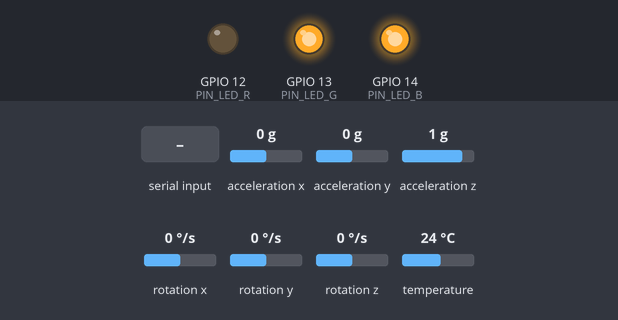
This program was run on a simulated ESP32. Parts: output pins drawn as LEDs (lit = HIGH). Dashed ring = blinking. The inputs (shaded band) are chosen by the test bench; at power-on: acceleration x 0 g, acceleration y 0 g, acceleration z 1 g, rotation x 0 °/s, rotation y 0 °/s, rotation z 0 °/s, temperature 24 °C. Storage starts empty; what the program prints to the serial monitor is not drawn.

Above: at 1.2 s.
1.3 s: "d" received over Serial
At 2.7 s:
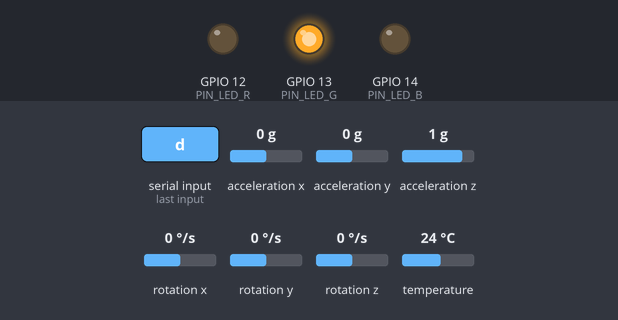
3.5 s: "c" received over Serial
At 7.2 s:
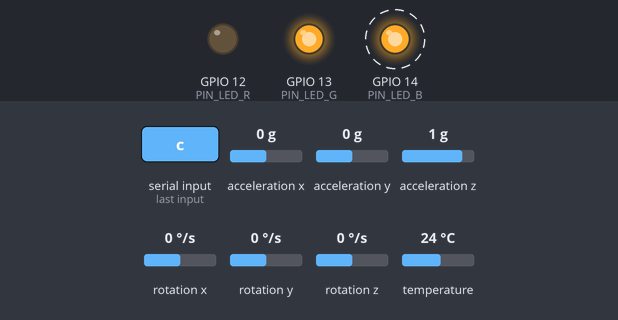
Timing chart, 0 to 12.5 s (numbered marks = the images above; inputs shaded):
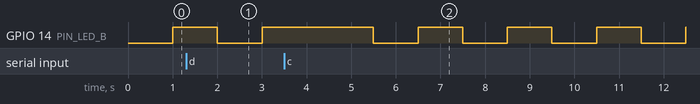

Measured:
- by itself, GPIO 14 (PIN_LED_B): alternates HIGH for 1.0 s and LOW for 1.0 s

The program:

main.cpp
```cpp
#include <Arduino.h>
#include <Wire.h>
#include <Adafruit_MPU6050.h>
#include <Adafruit_Sensor.h>
#include <LittleFS.h>

#define PIN_LED_R 12
#define PIN_LED_G 13
#define PIN_LED_B 14

#define SAMPLE_INTERVAL_US 5000UL  // 200 Hz → 5 ms

Adafruit_MPU6050 mpu;

#ifndef INFERENCE_MODE
static File     g_dataFile;
static uint32_t g_sampleCount = 0;
#endif

static inline void setLED(bool r, bool g, bool b) {
    digitalWrite(PIN_LED_R, r ? HIGH : LOW);
    digitalWrite(PIN_LED_G, g ? HIGH : LOW);
    digitalWrite(PIN_LED_B, b ? HIGH : LOW);
}

// ── I2C bus recovery — 9 SCL pulses to release a locked slave ─────────────
static void i2c_recover() {
    pinMode(22, OUTPUT);  // SCL
    pinMode(21, OUTPUT);  // SDA
    digitalWrite(21, HIGH);
    for (int i = 0; i < 9; i++) {
        digitalWrite(22, HIGH); delayMicroseconds(5);
        digitalWrite(22, LOW);  delayMicroseconds(5);
    }
    digitalWrite(21, LOW);                 // STOP: SDA low → high while SCL high
    digitalWrite(22, HIGH); delayMicroseconds(5);
    digitalWrite(21, HIGH); delayMicroseconds(5);
    Wire.begin(21, 22);
    Wire.setClock(100000);
}

// ── Shared hardware init ───────────────────────────────────────────────────
void setup() {
    Serial.begin(115200);

    pinMode(PIN_LED_R, OUTPUT);
    pinMode(PIN_LED_G, OUTPUT);
    pinMode(PIN_LED_B, OUTPUT);
    setLED(false, false, false);

    Wire.begin(21, 22);   // SDA=21, SCL=22
    Wire.setClock(100000); // 100 kHz — more tolerant to motor EMI than default 400 kHz
    Wire.setTimeOut(15);   // 15 ms hard cap per transaction — prevents long I2C hangs under EMI

    int retries = 0;
    while (!mpu.begin(MPU6050_I2CADDR_DEFAULT, &Wire)) {
        setLED(true, false, false);
        delay(200);
        setLED(false, false, false);
        delay(200);
        if (++retries % 5 == 0) i2c_recover();
    }

    // 94 Hz LPF sits just under the 100 Hz Nyquist for 200 Hz sampling
    mpu.setAccelerometerRange(MPU6050_RANGE_4_G);
    mpu.setFilterBandwidth(MPU6050_BAND_94_HZ);

    setLED(false, true, false);  // green: ready

#ifndef INFERENCE_MODE
    if (!LittleFS.begin(true)) {
        setLED(true, false, true);  // magenta = flash init failed
    } else {
        // Only create a fresh file when none exists — preserves data across
        // accidental resets caused by motor EMI.  Send 'c' over serial to
        // explicitly start a new recording session.
        if (!LittleFS.exists("/data.csv")) {
            File hdr = LittleFS.open("/data.csv", FILE_WRITE);
            if (hdr) { hdr.println("timestamp_ms,accel_z"); hdr.close(); }
        }
        g_dataFile = LittleFS.open("/data.csv", FILE_APPEND);
    }
#endif
}

// ═══════════════════════════════════════════════════════════════════════════════
//  DATA COLLECTION MODE  (default — no -DINFERENCE_MODE build flag)
//
//  Samples are written to LittleFS /data.csv so the motor can run without an
//  active USB connection.  When the motor is off and USB is stable, send the
//  single character 'd' over serial to dump the file back to the PC.
//
//  LED during recording:
//    Green steady   — idle, ready
//    Green + blue   — actively logging (blue toggles every ~1 s)
// ═══════════════════════════════════════════════════════════════════════════════
#ifndef INFERENCE_MODE

void loop() {
    // ── Serial commands ───────────────────────────────────────────────────────
    if (Serial.available()) {
        const char c = (char)Serial.read();
        if (c == 'd') {
            // Dump flash to serial
            if (g_dataFile) { g_dataFile.flush(); g_dataFile.close(); }
            File f = LittleFS.open("/data.csv", FILE_READ);
            if (f) {
                Serial.println("DATA_START");
                while (f.available()) Serial.write(f.read());
                Serial.println("DATA_END");
                f.close();
            } else {
                Serial.println("ERROR:no_file");
            }
            g_dataFile = LittleFS.open("/data.csv", FILE_APPEND);
            return;
        }
        if (c == 'c') {
            // Clear flash and start a new recording session
            if (g_dataFile) { g_dataFile.close(); }
            LittleFS.remove("/data.csv");
            File hdr = LittleFS.open("/data.csv", FILE_WRITE);
            if (hdr) { hdr.println("timestamp_ms,accel_z"); hdr.close(); }
            g_dataFile   = LittleFS.open("/data.csv", FILE_APPEND);
            g_sampleCount = 0;
            Serial.println("OK:cleared");
            return;
        }
    }

    // ── 200 Hz cadence ────────────────────────────────────────────────────────
    static unsigned long lastUs    = 0;
    static uint8_t       i2c_fails = 0;
    const unsigned long now = micros();
    if (now - lastUs < SAMPLE_INTERVAL_US) return;
    lastUs += SAMPLE_INTERVAL_US;

    sensors_event_t a, g, temp;
    if (!mpu.getEvent(&a, &g, &temp)) {
        // Consecutive I2C failures → bus may be locked; attempt recovery
        if (++i2c_fails >= 10) {
            i2c_recover();
            mpu.begin(MPU6050_I2CADDR_DEFAULT, &Wire);
            mpu.setAccelerometerRange(MPU6050_RANGE_4_G);
            mpu.setFilterBandwidth(MPU6050_BAND_94_HZ);
            i2c_fails = 0;
        }
        return;
    }
    i2c_fails = 0;

    const float az = a.acceleration.x;

    // Discard only extreme I2C glitches (motor vibration can reach ~30–40 m/s²)
    static float prev_az  = 0.0f;
    static bool  has_prev = false;
    if (has_prev && fabsf(az - prev_az) > 50.0f) return;
    prev_az  = az;
    has_prev = true;

    // ── Write to flash ────────────────────────────────────────────────────────
    if (g_dataFile) {
        g_dataFile.print(millis());
        g_dataFile.print(',');
        g_dataFile.println(az, 4);
        g_sampleCount++;
        if (g_sampleCount % 200 == 0) {
            g_dataFile.flush();
            setLED(false, true, (g_sampleCount / 200) & 1u);  // blue blinks every ~1 s
        }
    }

    // Also echo over serial when USB is stable (e.g. while collecting idle.csv)
    Serial.print(millis());
    Serial.print(',');
    Serial.println(az, 4);
}

// ═══════════════════════════════════════════════════════════════════════════════
//  INFERENCE MODE  (-DINFERENCE_MODE in platformio.ini [env:nodemcu-32s-infer])
//
//  Streaming SNN: one delta-encoded spike per sample, mem1 never reset.
//  Requires firmware/include/snn_weights.h from training/export_weights.py
//
//  Serial output (two line types, interleaved):
//    <ts_ms>,<accel_z>                                ← raw waveform (every sample)
//    INF,<hidden_rate>,<fault_acc>,<status>,<fault_acc>  ← every SNN_DECISION_INTERVAL samples
//
//  LED status:
//    Green steady    — normal
//    Green + Blue    — normal; blue blinks proportional to hidden spike rate
//    Red rapid flash — fault detected
// ═══════════════════════════════════════════════════════════════════════════════
#else

#include "snn_weights.h"

// ── Persistent streaming state ────────────────────────────────────────────
static float    mem1[SNN_HIDDEN] = {};   // never reset between samples
static float    out_acc[2]       = {};   // [fault, normal] logit accumulators
static uint32_t spk_count        = 0;   // hidden spikes this interval
static int      dec_count        = 0;   // samples since last decision
static float    prev_az          = 0.0f;
static bool     has_prev         = false;

// ── Inference outputs ─────────────────────────────────────────────────────
static float   g_hidden_rate  = 0.0f;
static float   g_anomaly_spk  = 0.0f;
static float   g_mem2_anomaly = 0.0f;
static uint8_t g_status       = 0;      // 0 = normal, 1 = fault

// ── LED controller ────────────────────────────────────────────────────────
static void update_leds(unsigned long now_ms) {
    static unsigned long led_toggle_ms = 0;
    static bool          blue_state    = false;

    if (g_status == 1) {
        bool flash = ((now_ms / 50UL) & 1UL) != 0UL;
        setLED(flash, false, false);
    } else {
        unsigned long blue_interval_ms =
            (g_hidden_rate > 0.01f)
            ? (unsigned long)(80.0f / g_hidden_rate)
            : 500UL;
        blue_interval_ms = constrain(blue_interval_ms, 20UL, 500UL);
        if (now_ms - led_toggle_ms >= blue_interval_ms) {
            led_toggle_ms = now_ms;
            blue_state    = !blue_state;
        }
        setLED(false, true, blue_state);
    }
}

// ── Main loop ─────────────────────────────────────────────────────────────
void loop() {
    const unsigned long now_ms = millis();
    update_leds(now_ms);

    static unsigned long lastUs    = 0;
    static uint8_t       i2c_fails = 0;
    const unsigned long  nowUs  = micros();
    if (nowUs - lastUs < SAMPLE_INTERVAL_US) return;
    lastUs += SAMPLE_INTERVAL_US;

    sensors_event_t a, g, temp;
    if (!mpu.getEvent(&a, &g, &temp)) {
        // Skip spike computation on I2C failure — do not update prev_az,
        // otherwise the next good reading would produce a spurious large delta.
        if (++i2c_fails >= 10) {
            i2c_recover();
            mpu.begin(MPU6050_I2CADDR_DEFAULT, &Wire);
            mpu.setAccelerometerRange(MPU6050_RANGE_4_G);
            mpu.setFilterBandwidth(MPU6050_BAND_94_HZ);
            i2c_fails = 0;
        }
        return;
    }
    i2c_fails = 0;
    const float az = a.acceleration.x;

    Serial.print(millis());
    Serial.print(',');
    Serial.println(az, 4);

    // ── Delta encode: 1 spike if |Δaz| exceeds threshold ──────────────────
    const float spike = (has_prev && fabsf(az - prev_az) > SNN_DELTA_THRESH) ? 1.0f : 0.0f;
    prev_az  = az;
    has_prev = true;

    // ── FC1 + LIF1: persistent membrane, never reset ──────────────────────
    // SNN_W1 is [SNN_HIDDEN]: cur1[j] = spike * W1[j]
    for (int j = 0; j < SNN_HIDDEN; j++) {
        mem1[j] = SNN_BETA1 * mem1[j] + spike * SNN_W1[j];
        if (mem1[j] >= SNN_THRESH1) {
            mem1[j]    -= SNN_THRESH1;
            out_acc[0] += SNN_W2[0 * SNN_HIDDEN + j];  // fault logit
            out_acc[1] += SNN_W2[1 * SNN_HIDDEN + j];  // normal logit
            spk_count++;
        }
    }

    // ── Decision every SNN_DECISION_INTERVAL samples ──────────────────────
    if (++dec_count >= SNN_DECISION_INTERVAL) {
        g_hidden_rate  = (float)spk_count / (float)(SNN_DECISION_INTERVAL * SNN_HIDDEN);
        if (g_hidden_rate < SNN_IDLE_RATE_THRESH) {
            g_status = 1u;  // motor stopped = anomaly
        } else {
            g_status = (out_acc[1] <= out_acc[0]) ? 1u : 0u;
        }
        g_anomaly_spk  = out_acc[0];
        g_mem2_anomaly = out_acc[0];

        Serial.print("INF,");
        Serial.print(g_hidden_rate,  2);
        Serial.print(',');
        Serial.print(g_anomaly_spk,  1);
        Serial.print(',');
        Serial.print(g_status);
        Serial.print(',');
        Serial.println(g_mem2_anomaly, 4);

        out_acc[0] = out_acc[1] = 0.0f;
        spk_count  = 0;
        dec_count  = 0;
        // Reset membrane to match training (each chunk starts from mem1=0)
        memset(mem1, 0, sizeof(mem1));
    }
}

#endif  // INFERENCE_MODE
```
